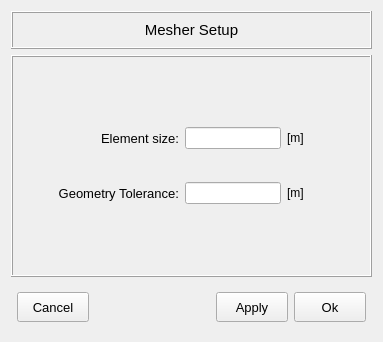
<?xml version="1.0" encoding="UTF-8"?>
<ui version="4.0">
 <class>Dialog</class>
 <widget class="QDialog" name="Dialog">
  <property name="geometry">
   <rect>
    <x>0</x>
    <y>0</y>
    <width>383</width>
    <height>342</height>
   </rect>
  </property>
  <property name="windowTitle">
   <string>Dialog</string>
  </property>
  <layout class="QGridLayout" name="gridLayout">
   <item row="2" column="1">
    <widget class="QFrame" name="frame">
     <property name="frameShape">
      <enum>QFrame::Shape::Box</enum>
     </property>
     <property name="frameShadow">
      <enum>QFrame::Shadow::Raised</enum>
     </property>
     <layout class="QGridLayout" name="gridLayout_4">
      <item row="0" column="0">
       <widget class="QFrame" name="frame_2">
        <property name="maximumSize">
         <size>
          <width>16777215</width>
          <height>150</height>
         </size>
        </property>
        <property name="frameShape">
         <enum>QFrame::Shape::NoFrame</enum>
        </property>
        <property name="frameShadow">
         <enum>QFrame::Shadow::Raised</enum>
        </property>
        <layout class="QGridLayout" name="gridLayout_3">
         <item row="2" column="0">
          <spacer name="horizontalSpacer_3">
           <property name="orientation">
            <enum>Qt::Orientation::Horizontal</enum>
           </property>
           <property name="sizeHint" stdset="0">
            <size>
             <width>40</width>
             <height>20</height>
            </size>
           </property>
          </spacer>
         </item>
         <item row="2" column="4">
          <spacer name="horizontalSpacer_4">
           <property name="orientation">
            <enum>Qt::Orientation::Horizontal</enum>
           </property>
           <property name="sizeHint" stdset="0">
            <size>
             <width>60</width>
             <height>20</height>
            </size>
           </property>
          </spacer>
         </item>
         <item row="2" column="1">
          <widget class="QLabel" name="label_2">
           <property name="minimumSize">
            <size>
             <width>120</width>
             <height>20</height>
            </size>
           </property>
           <property name="maximumSize">
            <size>
             <width>240</width>
             <height>16777215</height>
            </size>
           </property>
           <property name="font">
            <font>
             <pointsize>10</pointsize>
            </font>
           </property>
           <property name="text">
            <string>Geometry Tolerance:</string>
           </property>
           <property name="alignment">
            <set>Qt::AlignmentFlag::AlignRight|Qt::AlignmentFlag::AlignTrailing|Qt::AlignmentFlag::AlignVCenter</set>
           </property>
          </widget>
         </item>
         <item row="0" column="4">
          <spacer name="horizontalSpacer_2">
           <property name="orientation">
            <enum>Qt::Orientation::Horizontal</enum>
           </property>
           <property name="sizeHint" stdset="0">
            <size>
             <width>60</width>
             <height>20</height>
            </size>
           </property>
          </spacer>
         </item>
         <item row="2" column="2">
          <widget class="QLineEdit" name="lineEdit_geometry_tolerance"/>
         </item>
         <item row="0" column="1">
          <widget class="QLabel" name="label">
           <property name="minimumSize">
            <size>
             <width>120</width>
             <height>20</height>
            </size>
           </property>
           <property name="maximumSize">
            <size>
             <width>240</width>
             <height>16777215</height>
            </size>
           </property>
           <property name="font">
            <font>
             <pointsize>10</pointsize>
            </font>
           </property>
           <property name="text">
            <string>Element size:</string>
           </property>
           <property name="alignment">
            <set>Qt::AlignmentFlag::AlignRight|Qt::AlignmentFlag::AlignTrailing|Qt::AlignmentFlag::AlignVCenter</set>
           </property>
          </widget>
         </item>
         <item row="0" column="0">
          <spacer name="horizontalSpacer">
           <property name="orientation">
            <enum>Qt::Orientation::Horizontal</enum>
           </property>
           <property name="sizeHint" stdset="0">
            <size>
             <width>40</width>
             <height>20</height>
            </size>
           </property>
          </spacer>
         </item>
         <item row="0" column="2">
          <widget class="QLineEdit" name="lineEdit_element_size"/>
         </item>
         <item row="0" column="3">
          <widget class="QLabel" name="label_3">
           <property name="text">
            <string>[m]</string>
           </property>
          </widget>
         </item>
         <item row="2" column="3">
          <widget class="QLabel" name="label_4">
           <property name="text">
            <string>[m]</string>
           </property>
          </widget>
         </item>
        </layout>
       </widget>
      </item>
     </layout>
    </widget>
   </item>
   <item row="1" column="1">
    <widget class="QFrame" name="frame_title">
     <property name="maximumSize">
      <size>
       <width>16777215</width>
       <height>38</height>
      </size>
     </property>
     <property name="frameShape">
      <enum>QFrame::Shape::Box</enum>
     </property>
     <property name="frameShadow">
      <enum>QFrame::Shadow::Raised</enum>
     </property>
     <layout class="QGridLayout" name="gridLayout_2">
      <item row="0" column="0">
       <widget class="QLabel" name="mesher_setup_label">
        <property name="maximumSize">
         <size>
          <width>16777215</width>
          <height>50</height>
         </size>
        </property>
        <property name="font">
         <font>
          <pointsize>11</pointsize>
         </font>
        </property>
        <property name="frameShape">
         <enum>QFrame::Shape::NoFrame</enum>
        </property>
        <property name="text">
         <string>Mesher Setup</string>
        </property>
        <property name="alignment">
         <set>Qt::AlignmentFlag::AlignCenter</set>
        </property>
       </widget>
      </item>
     </layout>
    </widget>
   </item>
   <item row="3" column="1">
    <widget class="QFrame" name="frame_buttons_2">
     <property name="minimumSize">
      <size>
       <width>0</width>
       <height>48</height>
      </size>
     </property>
     <property name="maximumSize">
      <size>
       <width>16777215</width>
       <height>48</height>
      </size>
     </property>
     <property name="frameShape">
      <enum>QFrame::Shape::NoFrame</enum>
     </property>
     <property name="frameShadow">
      <enum>QFrame::Shadow::Raised</enum>
     </property>
     <layout class="QGridLayout" name="gridLayout_12">
      <property name="leftMargin">
       <number>6</number>
      </property>
      <property name="topMargin">
       <number>0</number>
      </property>
      <property name="rightMargin">
       <number>6</number>
      </property>
      <property name="bottomMargin">
       <number>0</number>
      </property>
      <property name="verticalSpacing">
       <number>0</number>
      </property>
      <item row="0" column="3">
       <widget class="QPushButton" name="pushbutton_apply_and_close">
        <property name="minimumSize">
         <size>
          <width>72</width>
          <height>30</height>
         </size>
        </property>
        <property name="maximumSize">
         <size>
          <width>72</width>
          <height>30</height>
         </size>
        </property>
        <property name="font">
         <font>
          <pointsize>10</pointsize>
          <italic>false</italic>
          <bold>false</bold>
         </font>
        </property>
        <property name="styleSheet">
         <string notr="true"/>
        </property>
        <property name="text">
         <string>Ok</string>
        </property>
        <property name="autoDefault">
         <bool>false</bool>
        </property>
        <property name="default">
         <bool>false</bool>
        </property>
        <property name="flat">
         <bool>false</bool>
        </property>
       </widget>
      </item>
      <item row="0" column="2">
       <widget class="QPushButton" name="pushbutton_apply">
        <property name="minimumSize">
         <size>
          <width>72</width>
          <height>30</height>
         </size>
        </property>
        <property name="maximumSize">
         <size>
          <width>72</width>
          <height>30</height>
         </size>
        </property>
        <property name="font">
         <font>
          <pointsize>10</pointsize>
          <italic>false</italic>
          <bold>false</bold>
         </font>
        </property>
        <property name="styleSheet">
         <string notr="true"/>
        </property>
        <property name="text">
         <string>Apply</string>
        </property>
        <property name="autoDefault">
         <bool>false</bool>
        </property>
        <property name="default">
         <bool>false</bool>
        </property>
        <property name="flat">
         <bool>false</bool>
        </property>
       </widget>
      </item>
      <item row="0" column="0">
       <widget class="QPushButton" name="pushbutton_cancel">
        <property name="minimumSize">
         <size>
          <width>72</width>
          <height>30</height>
         </size>
        </property>
        <property name="maximumSize">
         <size>
          <width>72</width>
          <height>30</height>
         </size>
        </property>
        <property name="font">
         <font>
          <pointsize>10</pointsize>
          <italic>false</italic>
          <bold>false</bold>
         </font>
        </property>
        <property name="styleSheet">
         <string notr="true"/>
        </property>
        <property name="text">
         <string>Cancel</string>
        </property>
        <property name="autoDefault">
         <bool>false</bool>
        </property>
        <property name="default">
         <bool>false</bool>
        </property>
        <property name="flat">
         <bool>false</bool>
        </property>
       </widget>
      </item>
      <item row="0" column="1">
       <spacer name="horizontalSpacer_18">
        <property name="orientation">
         <enum>Qt::Orientation::Horizontal</enum>
        </property>
        <property name="sizeHint" stdset="0">
         <size>
          <width>40</width>
          <height>20</height>
         </size>
        </property>
       </spacer>
      </item>
     </layout>
    </widget>
   </item>
  </layout>
 </widget>
 <resources/>
 <connections/>
</ui>
